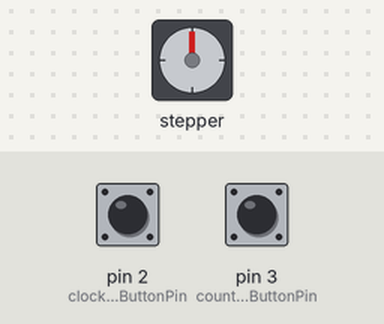
A sketch run on a simulated Arduino Uno, built with avr-gcc and run on an emulated ATmega328P. Shown: stepper motor. Inputs (shaded band) come from the test bench; at power-on: pin 2 (clockwiseButtonPin) HIGH, pin 3 (counterclockwiseButtonPin) HIGH. Stepper angles assume 200 steps per turn.

Above: at 1.2 s.
1.3 s: pin 2 (clockwiseButtonPin) pulled LOW for 0.15 s
At 1.45 s:
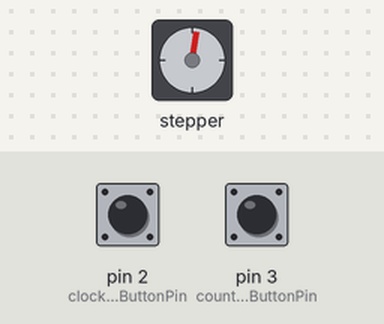
3.4 s: pin 3 (counterclockwiseButtonPin) pulled LOW for 1 s
At 3.55 s:
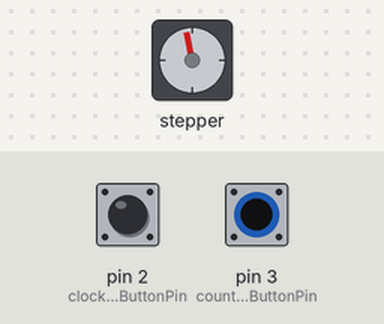
6.1 s: pin 2 (clockwiseButtonPin) pulled LOW for 1 s
At 6.56 s:
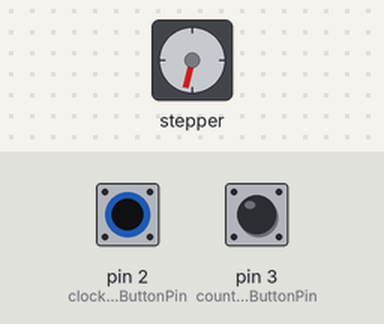
8.8 s: pin 3 (counterclockwiseButtonPin) pulled LOW for 3.2 s
At 9.89 s:
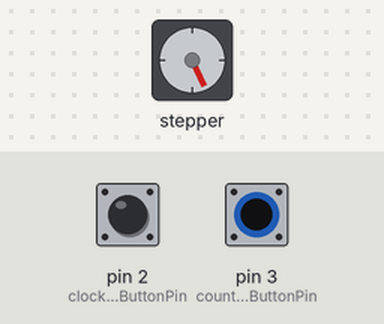
13.5 s: pin 2 (clockwiseButtonPin) pulled LOW for 3.2 s
At 14.59 s:
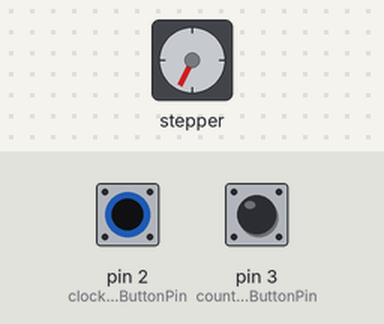
18.2 s: pin 2 (clockwiseButtonPin) driven LOW and pin 3 (counterclockwiseButtonPin) driven LOW
At 19.6 s:
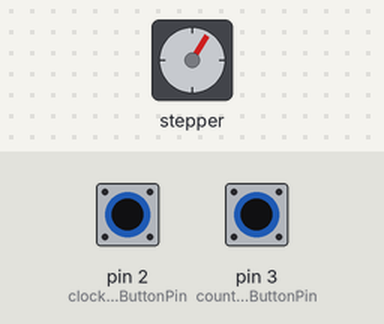
Timing chart, 0 to 24.3 s (numbered marks = the images above; inputs shaded):
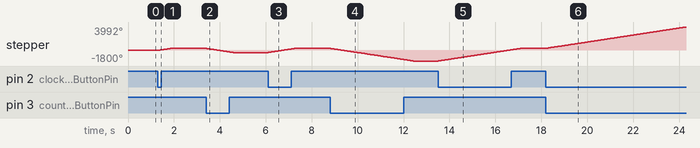

The sketch:

motor_kontrol.ino
```cpp
#include <Stepper.h>

const int stepsPerRevolution = 200; // Stepper motorun adım sayısı
Stepper myStepper(stepsPerRevolution, 8, 9, 10, 11); // Stepper motorun bağlı olduğu pinler

const int clockwiseButtonPin = 2; // Saat yönü dönüşü için kullanılacak tuş pin'i
const int counterclockwiseButtonPin = 3; // Ters yönde dönüş için kullanılacak tuş pin'i

void setup() {
  Serial.begin(9600); // Seri haberleşmeyi başlat

  pinMode(clockwiseButtonPin, INPUT_PULLUP); // Saat yönü tuşu pin'ini giriş olarak ayarla
  pinMode(counterclockwiseButtonPin, INPUT_PULLUP); // Ters yönde tuşu pin'ini giriş olarak ayarla
}

void loop() {
  if (digitalRead(clockwiseButtonPin) == LOW) { // Saat yönü tuşuna basıldığında
    while (digitalRead(clockwiseButtonPin) == LOW) { // Tuş basılı olduğu sürece devam et
      myStepper.setSpeed(100); // Motor hızını ayarla (rpm cinsinden)
      myStepper.step(stepsPerRevolution); // Saat yönünde adım at
    }
  }

  if (digitalRead(counterclockwiseButtonPin) == LOW) { // Ters yönde tuşa basıldığında
    while (digitalRead(counterclockwiseButtonPin) == LOW) { // Tuş basılı olduğu sürece devam et
      myStepper.setSpeed(100); // Motor hızını ayarla (rpm cinsinden)
      myStepper.step(-stepsPerRevolution); // Ters yönde adım at
    }
  }
}
```

Measured:
- after the input at 1.3 s, stepper: turns 360° clockwise in 0.60 s, starting at once
- after the input at 3.4 s, stepper: turns 720° counter-clockwise in 1.2 s, starting at once
- after the input at 6.1 s, stepper: turns 720° clockwise in 1.2 s, starting at once
- after the input at 8.8 s, stepper: turns 2160° counter-clockwise in 3.6 s, starting at once
- after the input at 13.5 s, stepper: turns 2160° clockwise in 3.6 s, starting at once
- after the input at 18.2 s, stepper: keeps turning clockwise at about 596°/s, starting at once
